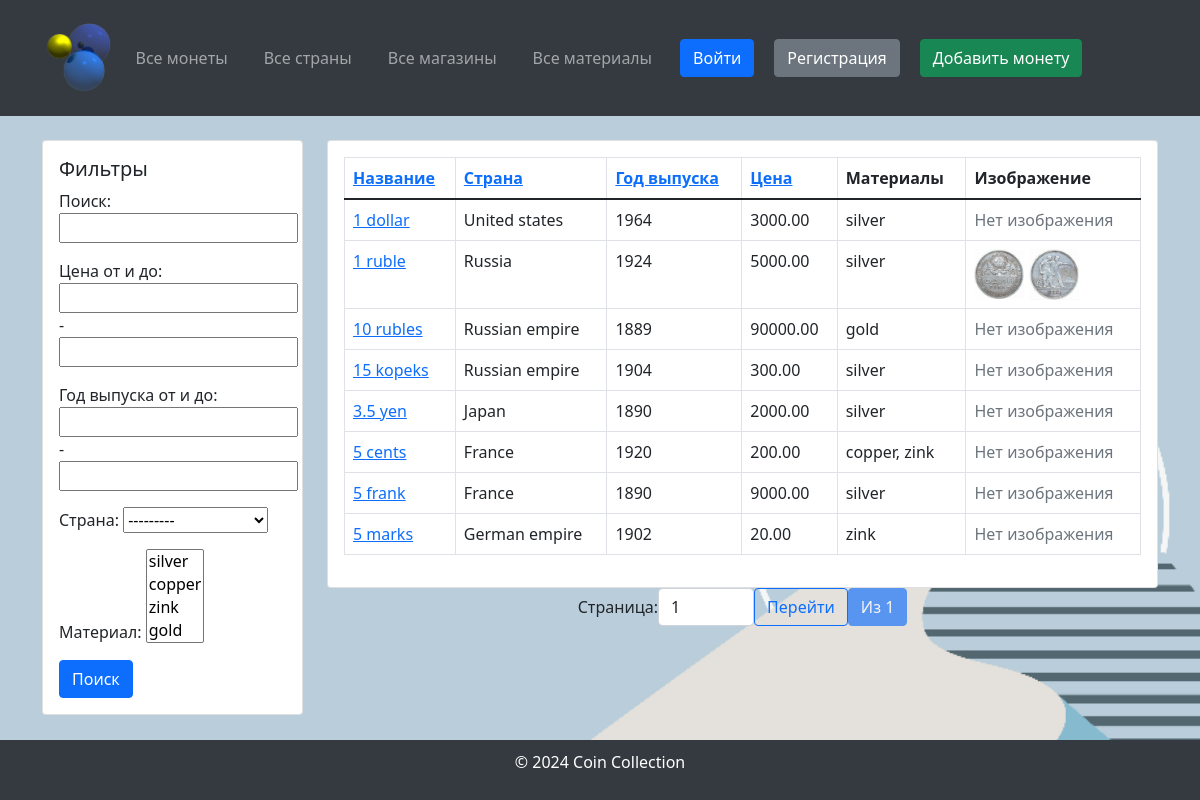
Before: / with the older database file.
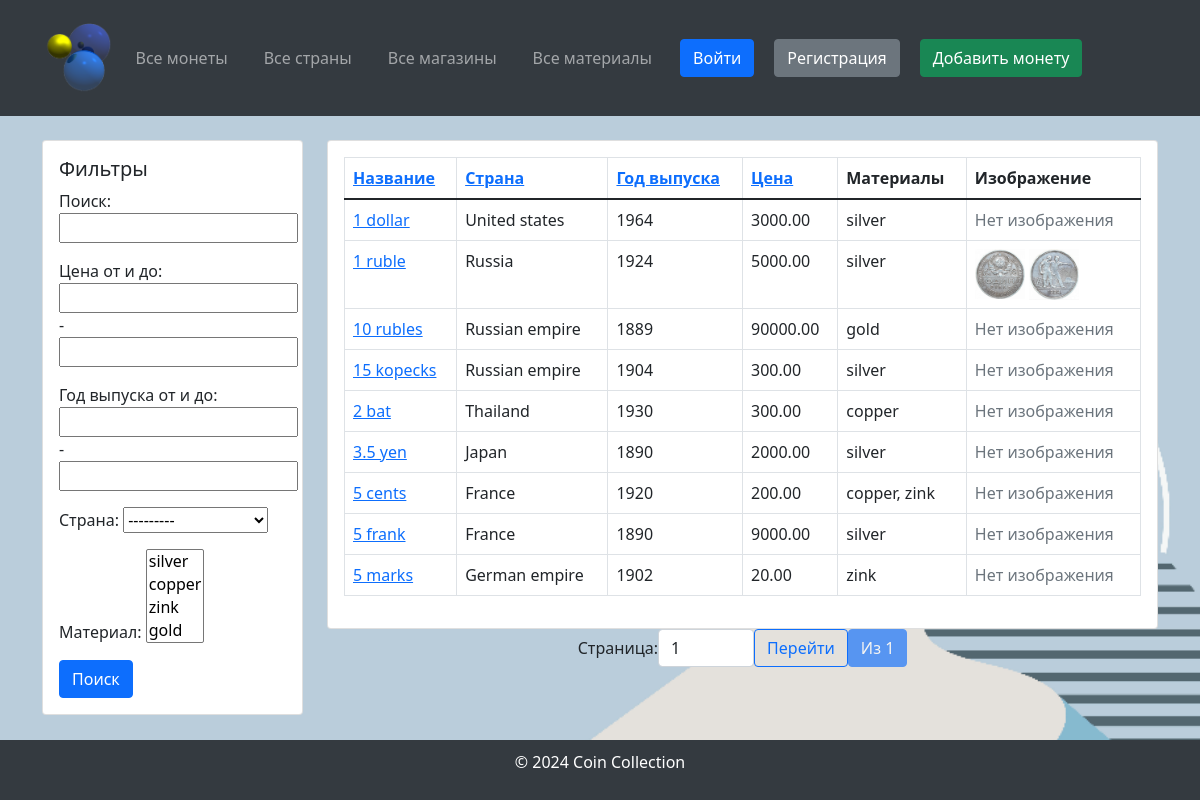
After: the same page with the newer database file.
### coindb/models.py (models this page shows, shortened)
class Coin(models.Model):
    name = models.CharField(max_length=255, verbose_name="Coin Name")
    country = models.ForeignKey(Country, on_delete=models.SET_NULL, blank=True, null=True,
                                verbose_name="Country of Origin")
    year = models.IntegerField(verbose_name="Year of Issue")
    material = models.ManyToManyField(Material, verbose_name="Coin Material")
    price = models.DecimalField(max_digits=10, decimal_places=2, verbose_name="Coin Price")
    imageObverse = models.ImageField(upload_to="coins/", verbose_name="Coin Obverse Image", blank=True, null=True)
    imageReverse = models.ImageField(upload_to="coins/", verbose_name="Coin Reverse Image", blank=True, null=True)
    shop = models.ForeignKey('Shop', on_delete=models.SET_NULL, null=True, blank=True, verbose_name="Shop",
                             related_name="coins")
    class Meta:
        verbose_name = "Coin"
        verbose_name_plural = "Coins"

class Country(models.Model):
    CONTINENT_CHOICES = [
        ("Africa", "Africa"),
        ("Asia", "Asia"),
        ("Europe", "Europe"),
        ("North America", "North America"),
        ("South America", "South America"),
        ("Antarctica", "Antarctica"),
        ("Australia", "Australia"),
    ]
    name = models.CharField(max_length=255, verbose_name="Country Name")
    continent = models.CharField(max_length=20, choices=CONTINENT_CHOICES, verbose_name="Continent")
    code = models.CharField(max_length=10, verbose_name="Country Code", unique=True)
    class Meta:
        verbose_name = "Country"
        verbose_name_plural = "Countries"
    def __str__(self):
        return self.name

class Material(models.Model):
    name = models.CharField(max_length=255, verbose_name="Material Name")
    price = models.DecimalField(max_digits=10, decimal_places=2, verbose_name="Material Price")
    class Meta:
        verbose_name = "Material"
        verbose_name_plural = "Materials"
    def __str__(self):
        return self.name

### coindb/views.py (the view)
# urls.py: path('', views.CoinListView.as_view(), name='coin_list'),
class CoinListView(ListView):
    model = Coin
    template_name = 'coin/coin_list.html'
    context_object_name = 'coins'
    filterset_class = CoinFilterSet
    paginate_by = 10
    def get_queryset(self):
        queryset = super().get_queryset()
        coin_filter = CoinFilterSet(self.request.GET, queryset=queryset)
        queryset = coin_filter.qs
        sort_field = self.request.GET.get('sort', 'name')
        order = self.request.GET.get('order', 'asc')
        if order == 'desc':
            sort_field = f'-{sort_field}'
        queryset = queryset.order_by(sort_field)
        return queryset
    def get_context_data(self, **kwargs):
        context = super().get_context_data(**kwargs)
        queryset = self.get_queryset()
        paginator = Paginator(queryset, self.paginate_by)
        page_number = self.request.GET.get('page')
        page_obj = paginator.get_page(page_number)
        context['page_obj'] = page_obj
        context['filter'] = CoinFilterSet(self.request.GET, queryset=queryset)
        return context

### templates/coin/coin_list.html (shortened to what this page needs)
{% extends 'base.html' %}
{% load bootstrap5 %}
{% block sidebar %}
    <div class="col-md-12 mb-4">
        <div class="card">
            <div class="card-body">
                <form method="get">
                    <h5 class="card-title">Фильтры</h5>
                    {{ filter.form.as_p }}
                    <button type="submit" class="btn btn-primary">Поиск</button>
                </form>
            </div>
        </div>
    </div>
{% endblock %}
{% block content %}
    <div class="card">
        <div class="card-body">
            <table class="table table-bordered">
                <thead>
                <tr>
                    <th>
                        <a href="?sort=name{% if request.GET.sort == 'name' and request.GET.order != 'desc' %}&order=desc{% endif %}">
                            Название
                        </a>
                    </th>
                    <th>
                        <a href="?sort=country{% if request.GET.sort == 'country' and request.GET.order != 'desc' %}&order=desc{% endif %}">
                            Страна
                        </a>
                    </th>
                    <th>
                        <a href="?sort=year{% if request.GET.sort == 'year' and request.GET.order != 'desc' %}&order=desc{% endif %}">
                            Год выпуска
                        </a>
                    </th>
                    <th>
                        <a href="?sort=price{% if request.GET.sort == 'price' and request.GET.order != 'desc' %}&order=desc{% endif %}">
                            Цена
                        </a>
                    </th>
                    <th>Материалы</th>
                    <th>Изображение</th>
                </tr>
                </thead>
                <tbody>
                {% for coin in coins %}
                    <tr>
                        <td><a href="{% url 'coin_detail' coin.id %}">{{ coin.name }}</a></td>
                        <td>{{ coin.country.name }}</td>
                        <td>{{ coin.year }}</td>
                        <td>{{ coin.price }}</td>
                        <td>
                            {% for material in coin.material.all %}
                                {{ material.name }}{% if not forloop.last %}, {% endif %}
                            {% endfor %}
                        </td>
                        <td>
                            {% if coin.imageObverse %}
                                <img src="{{ coin.imageObverse.url }}" alt="{{ coin.name }}" width="50">
                            {% endif %}
                            {% if coin.imageReverse %}
                                <img src="{{ coin.imageReverse.url }}" alt="{{ coin.name }}" width="50">
                            {% endif %}
                            {% if  not coin.imageObverse and not coin.imageReverse %}
                                <span class="text-muted">Нет изображения</span>
                            {% endif %}
                        </td>
                    </tr>
                {% empty %}
                    <tr>
                        <td colspan="6" class="text-center">Монеты не найдены</td>
                    </tr>
                {% endfor %}
                </tbody>
            </table>
        </div>
    </div>
    <div class="pagination justify-content-center">
        <form method="get" class="d-inline-flex align-items-center">
            <label for="page-input" class="mr-2">Страница:</label>
            <input type="number" id="page-input" name="page" value="{{ page_obj.number }}" min="1"
                   max="{{ page_obj.paginator.num_pages }}" class="form-control w-auto" style="width: 80px;">
            <button type="submit" class="btn btn-outline-primary ml-2">Перейти</button>
        </form>
        <span class="btn btn-primary disabled ml-2">Из {{ page_obj.paginator.num_pages }}</span>
    </div>
{% endblock %}

### templates/base.html (shortened to what this page needs)
<!DOCTYPE html>
<html lang="ru">
<head>
    <link href="https://cdn.jsdelivr.net/npm/bootstrap@5.1.3/dist/css/bootstrap.min.css" rel="stylesheet">
    <link href="https://cdnjs.cloudflare.com/ajax/libs/font-awesome/5.15.4/css/all.min.css" rel="stylesheet">
</head>
<body>
<header>
    <div class="container">
        <nav class="navbar navbar-expand-lg navbar-dark">
            <a class="navbar-brand" href="{% url 'coin_list' %}">
                <img src="/media/logo.png" alt="Монеты" style="height: 70px;">
            </a>
            <div class="collapse navbar-collapse" id="navbarNav">
                <ul class="navbar-nav mr-auto">
                    <li class="nav-item">
                        <a class="nav-link" href="{% url 'coin_list' %}">Все монеты</a>
                    </li>
                    <li class="nav-item">
                        <a class="nav-link" href="{% url 'country_list' %}">Все страны</a>
                    </li>
                    <li class="nav-item">
                        <a class="nav-link" href="{% url 'shop_list' %}">Все магазины</a>
                    </li>
                    <li class="nav-item">
                        <a class="nav-link" href="{% url 'material_list' %}">Все материалы</a>
                    </li>
                </ul>
                <ul class="navbar-nav ml-auto d-flex align-items-center">
                    {% if user.is_authenticated %}
                        <li class="nav-item">
                            <a href="{% url 'profile' %}" class="btn btn-primary ml-3"><strong>{{ user.username }}</strong></a>
                        </li>
                        <li class="nav-item">
                            <a href="{% url 'logout' %}" class="btn btn-danger ml-3">Выйти</a>
                        </li>
                    {% else %}
                        <li class="nav-item">
                            <a href="{% url 'login' %}" class="btn btn-primary ml-3">Войти</a>
                        </li>
                        <li class="nav-item">
                            <a href="{% url 'signup' %}" class="btn btn-secondary ml-3">Регистрация</a>
                        </li>
                    {% endif %}
                    {% if request.resolver_match.url_name == 'coin_list' %}
                        <li class="nav-item">
                            <a href="{% url 'coin_create' %}" class="btn btn-success ml-3">Добавить монету</a>
                        </li>
                    {% elif request.resolver_match.url_name == 'country_list' %}
                        <li class="nav-item">
                            <a href="{% url 'country_create' %}" class="btn btn-success ml-3">Добавить страну</a>
                        </li>
                    {% elif request.resolver_match.url_name == 'shop_list' %}
                        <li class="nav-item">
                            <a href="{% url 'shop_create' %}" class="btn btn-success ml-3">Добавить магазин</a>
                        </li>
                    {% elif request.resolver_match.url_name == 'material_list' %}
                        <li class="nav-item">
                            <a href="{% url 'material_create' %}" class="btn btn-success ml-3">Добавить материал</a>
                        </li>
                    {% endif %}
                </ul>
            </div>
        </nav>
    </div>
</header>
<main class="container mt-4">
    <div class="row">
        <aside class="col-md-3">
            {% block sidebar %}{% endblock %}
        </aside>
        <section class="col-md-9">
            {% block content %}{% endblock %}
        </section>
    </div>
</main>
<footer>
    <p>&copy; 2024 Coin Collection</p>
</footer>
</body>
</html>

### templates/base.html (style rules this page uses)
body, html { display: flex; flex-direction: column; min-height: 100vh; margin: 0; }
main { flex-grow: 1; }
footer { background-color: #343a40; color: #fff; padding: 10px 0; text-align: center; }
body { background-image: url("/media/background.png"); background-size: cover; background-repeat: no-repeat; background-position: center; }
header { background-color: #343a40; color: #fff; padding: 10px 0; }
header a { color: #fff; text-decoration: none; margin-right: 20px; }

Changed rows visible on the page:
changed Coin: name "15 kopeks" → "15 kopecks"
added Coin: name "2 bat", country.name "Thailand", year "1930", price "300.00", imageObverse "Нет изображения", Material (name "copper")
